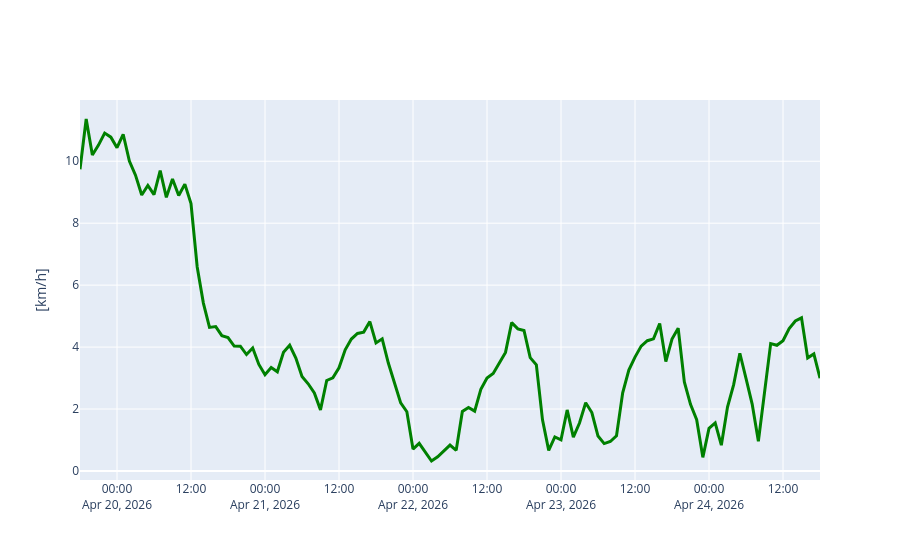

The code cell stored with this chart in its notebook:
### Code cell
# Grafica pronostico velocidad de viento
pronostico_meteorologia['wind_speed_ms'] = (1000/3600) * pronostico_meteorologia['wind_speed_kmh']
fig = go.Figure()
fig.add_trace(go.Scatter(x=pronostico_meteorologia['Tiempo_datetime'], y=pronostico_meteorologia['wind_speed_ms'],
                        line=dict(color='green',width=3)))
fig.update_layout(xaxis_title=" ",
                  yaxis_title="[km/h]")
fig.show()
